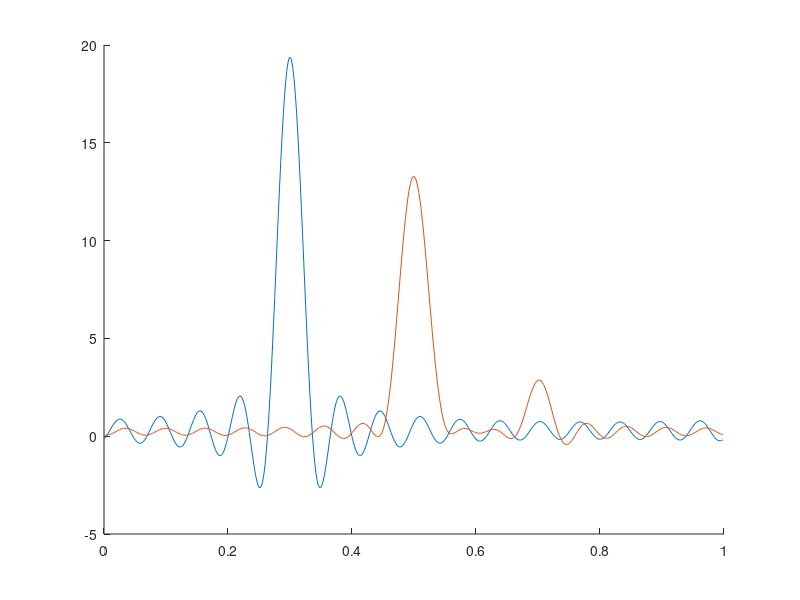

MATLAB code to generate this figure: (Note: this script raises an error after producing the figure.)
% example of FFW algorithm for OT between gaussian measures


% ***** set up problem ******
% ***************************
% create marginals
s = 500;
offset = 0.01;
% 1st
x1 = linspace(0,1,s)';
a1 = offset + exp(-(x1-.3).^2/2/.01^2);
a1 = a1/norm(a1,1);
% 2nd
x2 = linspace(0,1,s)';
a2 = offset + .3*exp(-(x2-.7).^2/2/.005^2) + .6*exp(-(x2-.5).^2/2/.02^2);
a2 = a2/norm(a2,1);

% display
clf, hold on;
area(x1,a1);
area(x2,a2);


% moments of marginals
[n1,n2] = deal(15,15);
nn 	  = [n1,n2];
% 1st marginal
c1 = exp(-2i*pi*(-n1:n1)'*x1(:)') * a1(:);
F1 = exp(-2i*pi*(0:n1)'*x1(:)');
U1 = F1 .* sqrt(a1');
% 2nd marginal
c2 = exp(-2i*pi*(-n2:n2)'*x2(:)') * a2(:);
F2 = exp(-2i*pi*(0:n2)'*x2(:)');
U2 = F2 .* sqrt(a2');
% shift
c1 = ifftshift(c1);
c2 = ifftshift(c2);

% polynomial display
[N1,N2] = deal(512,512);
[t1,t2] = deal( (0:N1-1)'/N1, (0:N2-1)'/N2 );
NN      = [N1,N2];
%
eval1 = @(p) real( exp(-2i*pi*(-n1:n1)'*t1')' * p(:) );
eval2 = @(p) real( exp(-2i*pi*(-n2:n2)'*t2')' * p(:) );

% display
clf, hold on;
plot(t1,eval1(fftshift(c1)));
plot(t2,eval2(fftshift(c2)));


% hyper parameters and scaling constants for ffw
Cl = (norm(eval1(c1),'inf') + norm(eval2(c2),'inf'))/2;
Cr = prod(nn)^2; %??
%
la  = 1e-3*Cl; % "unbalanced" penalization
rho = 1e-4*Cr; % toeplitz penalization


% transport cost (in Fourier domain)
cost = zeros(2*nn+1);
cost(n1:n1+2,n2:n2+2) = [0 0 -1/4; 0 1/2 0; -1/4 0 0];
% shift
cost = ifftshift(cost);



% variable's size and functionals
mm     = nn+1;
[f,f0] = ot_fobj(mm,cost,c1,c2,la);
g = ot_fgrad(mm,cost,c1,c2,f0,la);
Tpen = ffw_Tpen(mm);

% load problem
problem = struct;
%
problem.name 		= 'OT';
problem.vardim 	= mm;
problem.fobj 		= f;
problem.f0			= f0;
problem.grad 		= g;
%problem.grad_pre 	= gU;
problem.hyper 	= la;
problem.ls 			= ot_lscoeffs(mm,cost,c1,c2,f0,la);
% ***************
% ***************

% **** load solver options *****
% ******************************
options = struct;
%
options.tol 			= 1e-5;
options.maxiter 		= 50;
options.bfgsProgTol 	= 1e-16;
options.bfgsMaxIter 	= 500;
options.lmoTol 		= 1e-10;
options.lmoMaxIter 	= 1e3;
options.rho				= rho;
options.display 		= 'on';
% ***********************
% ***********************



% **** cvx ground truth ****
% **************************
% periodic cost
C = sin(pi*(x1(:)-x2(:)')).^2;

% cvx solver
cvx_begin
variable P0(s,s) nonnegative
%
sum(P0,1) == a2.';
sum(P0,2) == a1;
%
minimize( trace(C(:)'*P0(:)) );
cvx_end
val_cvx = trace(C(:)'*P0(:));

% recovery
[I,J] = find(P0 > 1e-7);
x0 = [x1(I),x2(J)];
a0 = P0(sub2ind([s,s],I,J));
%
[fY,fX] = meshgrid(0:n2,0:n1);
F0 = exp(-2i*pi * (fX(:)*x0(:,1)' + fY(:)*x0(:,2)'));
U0 = F0 .* sqrt(a0');
T0 = Tprojn(mm,U0);
%
c01 = ifftshift(exp(-2i*pi*(-n1:n1)'*x0(:,1)') * a0(:));
c02 = ifftshift(exp(-2i*pi*(-n2:n2)'*x0(:,2)') * a0(:));

% ***********************
% ***********************


% ***** our solver ******
% ***********************
[U,info] = FFW(problem,options);

% prony extraction
options_prony.factorized = 1;
options_prony.jdiag = 'cardoso';
[x,a] = mvprony(U,nn,options_prony);



% objective values
val_ffw = info.E(end);
val_gt_in_penalized = f(T0) + 1/rho*Tpen(U0,T0);
%
CC = sin(pi*(x(:,1)-x(:,2))).^2;
val_ffw_in_constrained = sum(CC(:).*a(:));

% marginals
m1 = ifftshift(exp(-2i*pi*(-n1:n1)'*x(:,1)') * a(:));
m2 = ifftshift(exp(-2i*pi*(-n1:n1)'*x(:,2)') * a(:));
err_m1 = norm(m1-c1,'fro')/norm(c1,'fro');
err_m2 = norm(m2-c2,'fro')/norm(c2,'fro');

% toeplitz
err_T = sqrt(2*Tpen(U,Tprojn(mm,U))) / norm(U'*U,'fro');


fprintf('INFOS\n');
fprintf('%35s : %-10.7f\n', 'FFW final value', val_ffw);
fprintf('%35s : %-10.7f\n', 'GT (CVX) solution in penalized obj', val_gt_in_penalized);
fprintf('%35s : %-10.7f\n', 'FFW solution in constrained obj', val_ffw_in_constrained);
fprintf('%35s : %-10.7f\n', 'CVX final value', val_cvx);
fprintf('%35s : %-10.7f\n', '1st marginal constraint violation', err_m1);
fprintf('%35s : %-10.7f\n', '2nd marginal constraint violation', err_m2);
fprintf('%35s : %-10.7f\n', 'Toeplitz constraint violation', err_T);



% display
clf, hold on;
% ground truth
scatter(x1(I),x2(J),'o');
% ffw + prony
scatter(x(:,1),x(:,2),50,'x','linewidth',2);
scatter(x1,zeros(s,1),100,'.');
scatter(zeros(s,1),x2,100,'.');
